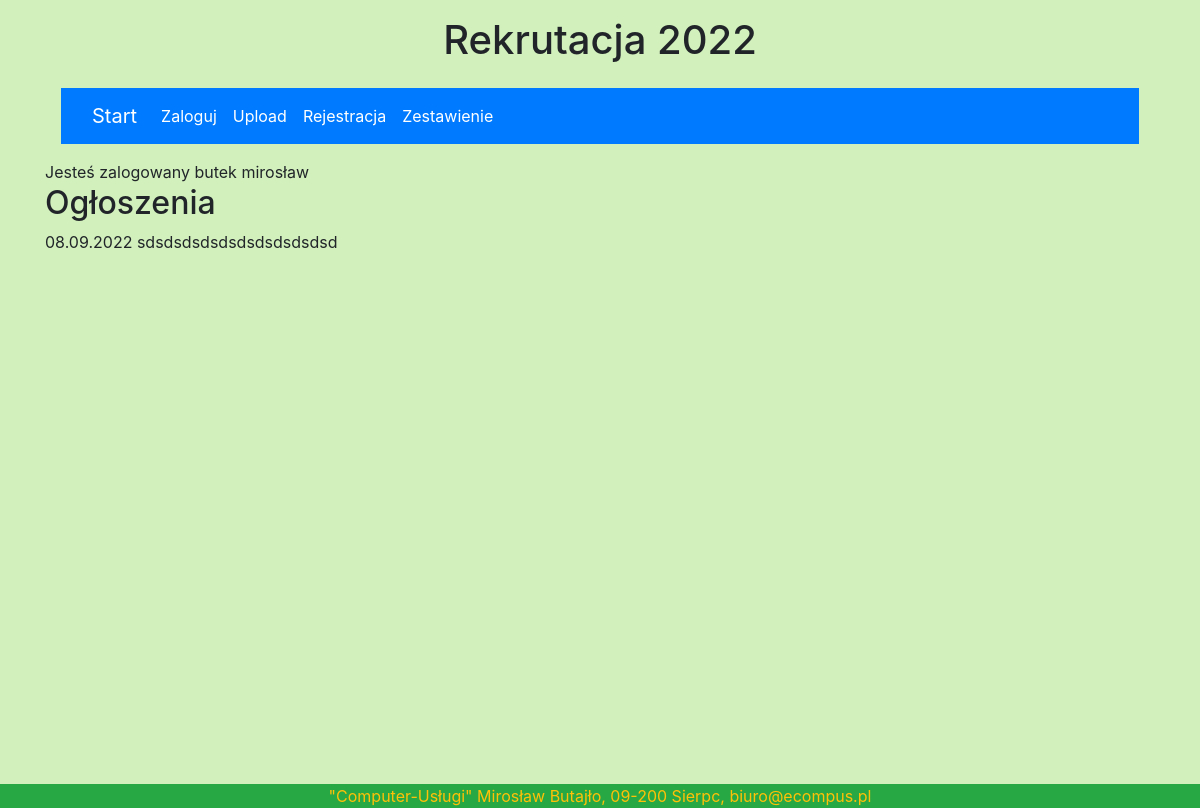
Screenshot of /ogloszenia/ (signed in) with the database file from the repository.
### licznik/models.py (models this page shows, shortened)
class User(AbstractUser):
    username = models.CharField(max_length=30, unique=True, verbose_name='Nazwa użytkownika',
                                help_text='Unikalna nazwa')
    first_name = models.CharField(max_length=200, help_text='Wymagany', verbose_name='Imię')
    second_name = models.CharField(null=True, blank=True, max_length=10, help_text='Opcja', verbose_name='Drugie imię ')
    last_name = models.CharField(max_length=200, help_text='Wymagany', verbose_name='Nazwisko')
    pesel = models.CharField(max_length=11, unique=True, validators=[
        MinLengthValidator(11), MaxLengthValidator(11), f_pesel], help_text='Wymagany')
    email = models.EmailField('email adress', unique=True, help_text='Wymagany')
    REQUIRED_FIELDS = ['pesel','first_name','email']
    def __str__(self):
        return f'{str(self.last_name)} {str(self.first_name)}'

class Post(models.Model):
    title = models.CharField(max_length=255)
    text = models.CharField(max_length=255)
    date = models.DateField(default=timezone.now, verbose_name='Data wpisu')

### licznik/views.py (the view)
# urls.py: path('ogloszenia/', views.readposts, name="readposts-page"),
@login_required(login_url='/accounts/login')
def readposts(request):
    allposts = Post.objects.order_by('-date')
    return render(request, 'readposts.html',{'allposts':allposts})

### licznik/templates/readposts.html (shortened to what this page needs)
{% extends 'base.html' %}
{%block content %}
Jesteś zalogowany {{ user }}
<br>
<h2>Ogłoszenia</h2>
{% for post in allposts %}
    {{ post.date }}
    {{ post.text }}
<br>
{% endfor %}
{% endblock %}

### licznik/static/style.css (style rules this page uses)
.bgpage { background-color: #d1f0bb; }

### rows the page displays
User: last_name+first_name "butek mirosław"
Post: date "08.09.2022", text "sdsdsdsdsdsdsdsdsdsdsd"
